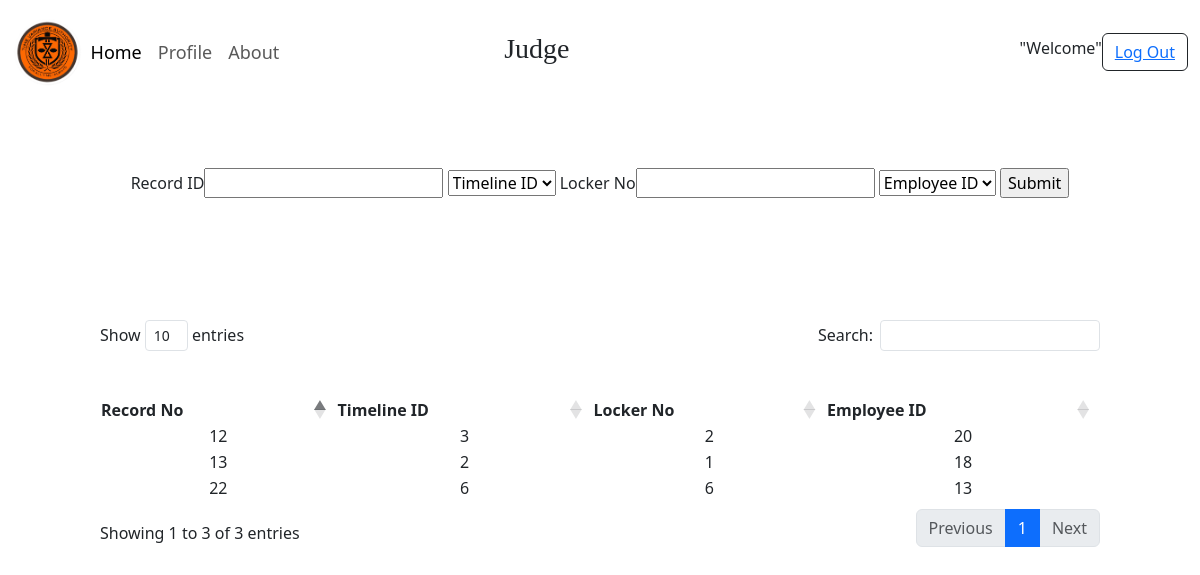
The page /Nova/specimen.php on the database its author committed.
### tables this page shows
CREATE TABLE `specimen` (
  `Record_ID` int(11) NOT NULL,
  `Description` varchar(255) NOT NULL,
  `Timeline_ID` int(11) DEFAULT NULL,
  `Locker_Num` int(11) DEFAULT NULL,
  `Emplyee_ID` int(11) DEFAULT NULL
);

### Nova/specimen.php (the view, shortened to what this page needs)
<?php include ("config\db_connect.php"); ?>
<div style="margin-top: 150px; width: 90%; height: 90px; text-align: center;margin-left: auto;
    margin-right: auto; position: auto; backdrop-filter: blur(5px); background-color: rgba(255, 255, 255, 0.3); border-radius: 10px;">
 <form style="top: 18px; width: 100%; position: relative;" action="" method="POST">
    Record ID<input type="number" name="Record_ID">
    <select class="" name="timelineID" placeholder="Timeline ID">
                  <option value="">Timeline ID</option>
                </select>
    Locker No<input type="text" name="Locker_Num">
    <select class="" name="HunterID" placeholder="Employee ID">
                  <option value="">Employee ID</option>
                </select>
    <input type="submit" name="submit">
</form>
</div>
<div style="margin-top: 80px;margin-left: 100px; margin-right: 100px;" >
<table id="specimen" class="tablee caption-top" >
  <caption style="text-align: center; color: white;">Specimen Record</caption>
  <thead>
    <tr>
      <th scope="col">Record No</th>
      <th scope="col">Timeline ID</th>
      <th scope="col">Locker No</th>
      <th scope="col">Employee ID</th>
    </tr>
  </thead>
  <tbody>
    <?php
    $sql = "SELECT Record_ID,Timeline_ID,Locker_Num,Emplyee_ID from specimen";
    $result= $conn-> query($sql);
    if ($result-> num_rows > 0 ) {
      while ($row = $result -> fetch_assoc()){
        echo "<tr><td>".$row["Record_ID"]. "</td><td>".$row["Timeline_ID"]."</td><td>".$row["Locker_Num"]."</td><td>".$row["Emplyee_ID"]."</td></tr>";
        }
        echo '</table>';
      }
      else {
        echo "0 result";
      }
          ?>
</div>
</body>
</html>

### Nova/indexstyle.css (style rules this page uses)
.logo { width: 6%; height:6%; }
body { margin: 0; padding: 0; overflow: hidden; overflow-y: scroll; min-height: 100vh; }
.navbar { position: fixed; top: 10px; left: 0; width: 100%; z-index: 1; backdrop-filter: blur(5px); background-color: rgba(255, 255, 255, 0.3); border-radius: 20px; }
.tablee { text-align: center; position: Auto; width: 100%; margin-left: auto; margin-right: auto; backdrop-filter: blur(5px); background-color: rgba(255, 255, 255, 0.3); border-radius: 10px; }
.tiredbro { font-family: Georgia, 'Times New Roman', Times, serif; }

### rows shown on the page
specimen: Record_ID "12", Timeline_ID "3", Locker_Num "2", Emplyee_ID "20"
specimen: Record_ID "13", Timeline_ID "2", Locker_Num "1", Emplyee_ID "18"
specimen: Record_ID "22", Timeline_ID "6", Locker_Num "6", Emplyee_ID "13"
